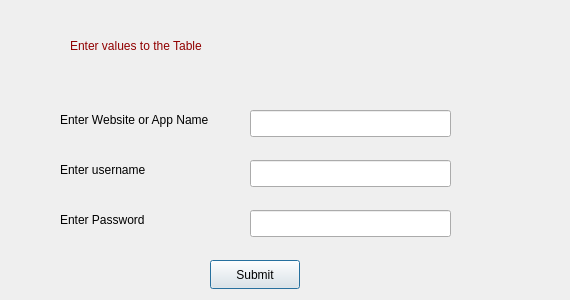
<?xml version="1.0" encoding="UTF-8"?>
<ui version="4.0">
 <class>enter_value</class>
 <widget class="QDialog" name="enter_value">
  <property name="geometry">
   <rect>
    <x>0</x>
    <y>0</y>
    <width>570</width>
    <height>300</height>
   </rect>
  </property>
  <property name="windowTitle">
   <string>Dialog</string>
  </property>
  <widget class="QLabel" name="label">
   <property name="geometry">
    <rect>
     <x>70</x>
     <y>10</y>
     <width>421</width>
     <height>71</height>
    </rect>
   </property>
   <property name="styleSheet">
    <string notr="true">font: 28pt &quot;Ink Free&quot;;
color: rgb(144, 0, 0);</string>
   </property>
   <property name="text">
    <string>Enter values to the Table</string>
   </property>
  </widget>
  <widget class="QLabel" name="label_2">
   <property name="geometry">
    <rect>
     <x>60</x>
     <y>110</y>
     <width>171</width>
     <height>20</height>
    </rect>
   </property>
   <property name="text">
    <string>Enter Website or App Name</string>
   </property>
  </widget>
  <widget class="QLineEdit" name="webText">
   <property name="geometry">
    <rect>
     <x>250</x>
     <y>110</y>
     <width>201</width>
     <height>27</height>
    </rect>
   </property>
  </widget>
  <widget class="QLabel" name="label_3">
   <property name="geometry">
    <rect>
     <x>60</x>
     <y>160</y>
     <width>171</width>
     <height>20</height>
    </rect>
   </property>
   <property name="text">
    <string>Enter username</string>
   </property>
  </widget>
  <widget class="QLineEdit" name="userText">
   <property name="geometry">
    <rect>
     <x>250</x>
     <y>160</y>
     <width>201</width>
     <height>27</height>
    </rect>
   </property>
  </widget>
  <widget class="QLabel" name="label_4">
   <property name="geometry">
    <rect>
     <x>60</x>
     <y>210</y>
     <width>171</width>
     <height>20</height>
    </rect>
   </property>
   <property name="text">
    <string>Enter Password</string>
   </property>
  </widget>
  <widget class="QLineEdit" name="passText">
   <property name="geometry">
    <rect>
     <x>250</x>
     <y>210</y>
     <width>201</width>
     <height>27</height>
    </rect>
   </property>
  </widget>
  <widget class="QPushButton" name="submitBtn">
   <property name="geometry">
    <rect>
     <x>210</x>
     <y>260</y>
     <width>90</width>
     <height>29</height>
    </rect>
   </property>
   <property name="text">
    <string>Submit</string>
   </property>
  </widget>
 </widget>
 <resources/>
 <connections/>
</ui>
